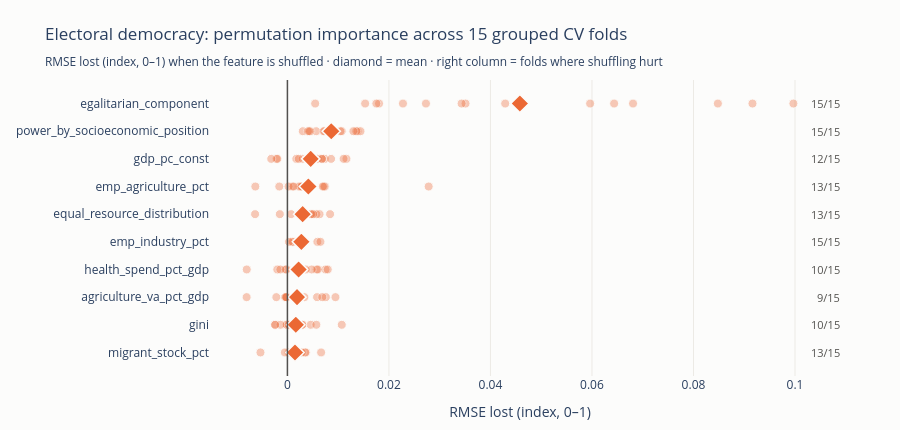

Source (notebook cell):
### Code cell
importance_plot(imp_dem, ORANGE, "Electoral democracy", "RMSE lost (index, 0–1)")

### Figure 1 — Plotly figure (JSON) as saved in the notebook; plotly's stock layout.template omitted (floating-point values rounded to 4 significant figures)
{"data": [{"hovertemplate": "%{y}<br>fold: %{x:.3f}<extra></extra>", "marker": {"color": "#eb6834", "line": {"color": "#fcfcfb", "width": 1}, "opacity": 0.35, "size": 9}, "mode": "markers", "showlegend": false, "type": "scatter", "x": [0.006638, 0.001313, 0.001261, -0.005307, 0.001547, 0.001596, 0.001379, 0.0002073, 0.002252, 0.003615, 0.0004353, -0.0004964, 0.003497, 0.002825, 0.0016], "y": ["migrant_stock_pct", "migrant_stock_pct", "migrant_stock_pct", "migrant_stock_pct", "migrant_stock_pct", "migrant_stock_pct", "migrant_stock_pct", "migrant_stock_pct", "migrant_stock_pct", "migrant_stock_pct", "migrant_stock_pct", "migrant_stock_pct", "migrant_stock_pct", "migrant_stock_pct", "migrant_stock_pct"]}, {"hovertemplate": "%{y}<br>fold: %{x:.3f}<extra></extra>", "marker": {"color": "#eb6834", "line": {"color": "#fcfcfb", "width": 1}, "opacity": 0.35, "size": 9}, "mode": "markers", "showlegend": false, "type": "scatter", "x": [0.002896, 0.004583, -0.0001472, 0.0004078, -0.0001081, -0.002388, 0.01071, -0.001364, 0.001394, 0.001272, 0.0002586, -0.002445, 0.002941, 0.005705, 0.001056], "y": ["gini", "gini", "gini", "gini", "gini", "gini", "gini", "gini", "gini", "gini", "gini", "gini", "gini", "gini", "gini"]}, {"hovertemplate": "%{y}<br>fold: %{x:.3f}<extra></extra>", "marker": {"color": "#eb6834", "line": {"color": "#fcfcfb", "width": 1}, "opacity": 0.35, "size": 9}, "mode": "markers", "showlegend": false, "type": "scatter", "x": [0.003345, 0.002549, -0.008037, 0.007567, 0.005838, 0.006872, -0.0002329, -0.0001697, 0.001381, 0.001366, 0.009465, 0.001382, -0.0004754, -0.0002395, -0.002183], "y": ["agriculture_va_pct_gdp", "agriculture_va_pct_gdp", "agriculture_va_pct_gdp", "agriculture_va_pct_gdp", "agriculture_va_pct_gdp", "agriculture_va_pct_gdp", "agriculture_va_pct_gdp", "agriculture_va_pct_gdp", "agriculture_va_pct_gdp", "agriculture_va_pct_gdp", "agriculture_va_pct_gdp", "agriculture_va_pct_gdp", "agriculture_va_pct_gdp", "agriculture_va_pct_gdp", "agriculture_va_pct_gdp"]}, {"hovertemplate": "%{y}<br>fold: %{x:.3f}<extra></extra>", "marker": {"color": "#eb6834", "line": {"color": "#fcfcfb", "width": 1}, "opacity": 0.35, "size": 9}, "mode": "markers", "showlegend": false, "type": "scatter", "x": [0.002638, 0.002068, -0.008015, 0.005756, 0.007504, 0.005985, -0.001996, 0.002514, -0.0001876, 0.004785, 0.007946, 0.002147, -0.0003299, -0.001395, 0.003622], "y": ["health_spend_pct_gdp", "health_spend_pct_gdp", "health_spend_pct_gdp", "health_spend_pct_gdp", "health_spend_pct_gdp", "health_spend_pct_gdp", "health_spend_pct_gdp", "health_spend_pct_gdp", "health_spend_pct_gdp", "health_spend_pct_gdp", "health_spend_pct_gdp", "health_spend_pct_gdp", "health_spend_pct_gdp", "health_spend_pct_gdp", "health_spend_pct_gdp"]}, {"hovertemplate": "%{y}<br>fold: %{x:.3f}<extra></extra>", "marker": {"color": "#eb6834", "line": {"color": "#fcfcfb", "width": 1}, "opacity": 0.35, "size": 9}, "mode": "markers", "showlegend": false, "type": "scatter", "x": [0.00291, 0.0009276, 0.002745, 0.005901, 0.003027, 0.002015, 0.003479, 0.001955, 0.00275, 0.003107, 0.00651, 0.001077, 0.0003057, 0.002167, 0.002326], "y": ["emp_industry_pct", "emp_industry_pct", "emp_industry_pct", "emp_industry_pct", "emp_industry_pct", "emp_industry_pct", "emp_industry_pct", "emp_industry_pct", "emp_industry_pct", "emp_industry_pct", "emp_industry_pct", "emp_industry_pct", "emp_industry_pct", "emp_industry_pct", "emp_industry_pct"]}, {"hovertemplate": "%{y}<br>fold: %{x:.3f}<extra></extra>", "marker": {"color": "#eb6834", "line": {"color": "#fcfcfb", "width": 1}, "opacity": 0.35, "size": 9}, "mode": "markers", "showlegend": false, "type": "scatter", "x": [0.004736, 0.003179, -0.00637, 0.002965, 0.008406, 0.006331, 0.002792, 0.002352, 0.0007264, 0.005732, 0.004638, 0.003263, -0.001497, 0.002653, 0.005068], "y": ["equal_resource_distribution", "equal_resource_distribution", "equal_resource_distribution", "equal_resource_distribution", "equal_resource_distribution", "equal_resource_distribution", "equal_resource_distribution", "equal_resource_distribution", "equal_resource_distribution", "equal_resource_distribution", "equal_resource_distribution", "equal_resource_distribution", "equal_resource_distribution", "equal_resource_distribution", "equal_resource_distribution"]}, {"hovertemplate": "%{y}<br>fold: %{x:.3f}<extra></extra>", "marker": {"color": "#eb6834", "line": {"color": "#fcfcfb", "width": 1}, "opacity": 0.35, "size": 9}, "mode": "markers", "showlegend": false, "type": "scatter", "x": [0.002321, 0.007382, -0.006319, 0.007212, 0.0009582, 0.003822, 0.002946, 0.002512, 0.0002144, 0.003623, 0.00698, -0.001602, 0.001223, 0.02783, 0.002797], "y": ["emp_agriculture_pct", "emp_agriculture_pct", "emp_agriculture_pct", "emp_agriculture_pct", "emp_agriculture_pct", "emp_agriculture_pct", "emp_agriculture_pct", "emp_agriculture_pct", "emp_agriculture_pct", "emp_agriculture_pct", "emp_agriculture_pct", "emp_agriculture_pct", "emp_agriculture_pct", "emp_agriculture_pct", "emp_agriculture_pct"]}, {"hovertemplate": "%{y}<br>fold: %{x:.3f}<extra></extra>", "marker": {"color": "#eb6834", "line": {"color": "#fcfcfb", "width": 1}, "opacity": 0.35, "size": 9}, "mode": "markers", "showlegend": false, "type": "scatter", "x": [0.005597, 0.01163, -0.00215, 0.00737, 0.005978, 0.001754, 0.01107, 0.005266, -0.001981, 0.006813, 0.008599, -0.003186, 0.003001, 0.00223, 0.006779], "y": ["gdp_pc_const", "gdp_pc_const", "gdp_pc_const", "gdp_pc_const", "gdp_pc_const", "gdp_pc_const", "gdp_pc_const", "gdp_pc_const", "gdp_pc_const", "gdp_pc_const", "gdp_pc_const", "gdp_pc_const", "gdp_pc_const", "gdp_pc_const", "gdp_pc_const"]}, {"hovertemplate": "%{y}<br>fold: %{x:.3f}<extra></extra>", "marker": {"color": "#eb6834", "line": {"color": "#fcfcfb", "width": 1}, "opacity": 0.35, "size": 9}, "mode": "markers", "showlegend": false, "type": "scatter", "x": [0.01382, 0.0107, 0.005675, 0.007313, 0.01045, 0.0144, 0.008684, 0.003028, 0.00452, 0.007146, 0.01356, 0.013, 0.004032, 0.004308, 0.008926], "y": ["power_by_socioeconomic_position", "power_by_socioeconomic_position", "power_by_socioeconomic_position", "power_by_socioeconomic_position", "power_by_socioeconomic_position", "power_by_socioeconomic_position", "power_by_socioeconomic_position", "power_by_socioeconomic_position", "power_by_socioeconomic_position", "power_by_socioeconomic_position", "power_by_socioeconomic_position", "power_by_socioeconomic_position", "power_by_socioeconomic_position", "power_by_socioeconomic_position", "power_by_socioeconomic_position"]}, {"hovertemplate": "%{y}<br>fold: %{x:.3f}<extra></extra>", "marker": {"color": "#eb6834", "line": {"color": "#fcfcfb", "width": 1}, "opacity": 0.35, "size": 9}, "mode": "markers", "showlegend": false, "type": "scatter", "x": [0.06437, 0.05964, 0.005467, 0.04291, 0.0351, 0.03432, 0.09968, 0.01805, 0.09162, 0.02276, 0.06809, 0.01752, 0.01531, 0.08481, 0.0273], "y": ["egalitarian_component", "egalitarian_component", "egalitarian_component", "egalitarian_component", "egalitarian_component", "egalitarian_component", "egalitarian_component", "egalitarian_component", "egalitarian_component", "egalitarian_component", "egalitarian_component", "egalitarian_component", "egalitarian_component", "egalitarian_component", "egalitarian_component"]}, {"hovertemplate": "%{y}<br><b>mean: %{x:.3f}</b><extra></extra>", "marker": {"color": "#eb6834", "line": {"color": "#fcfcfb", "width": 1.5}, "size": 14, "symbol": "diamond"}, "mode": "markers", "showlegend": false, "type": "scatter", "x": [0.001491, 0.001651, 0.001895, 0.002203, 0.002747, 0.002998, 0.004126, 0.004585, 0.008637, 0.0458], "y": ["migrant_stock_pct", "gini", "agriculture_va_pct_gdp", "health_spend_pct_gdp", "emp_industry_pct", "equal_resource_distribution", "emp_agriculture_pct", "gdp_pc_const", "power_by_socioeconomic_position", "egalitarian_component"]}], "layout": {"annotations": [{"font": {"color": "#52514e", "size": 11}, "showarrow": false, "text": "13/15", "x": 1.02, "xref": "paper", "y": "migrant_stock_pct"}, {"font": {"color": "#52514e", "size": 11}, "showarrow": false, "text": "10/15", "x": 1.02, "xref": "paper", "y": "gini"}, {"font": {"color": "#52514e", "size": 11}, "showarrow": false, "text": "9/15", "x": 1.02, "xref": "paper", "y": "agriculture_va_pct_gdp"}, {"font": {"color": "#52514e", "size": 11}, "showarrow": false, "text": "10/15", "x": 1.02, "xref": "paper", "y": "health_spend_pct_gdp"}, {"font": {"color": "#52514e", "size": 11}, "showarrow": false, "text": "15/15", "x": 1.02, "xref": "paper", "y": "emp_industry_pct"}, {"font": {"color": "#52514e", "size": 11}, "showarrow": false, "text": "13/15", "x": 1.02, "xref": "paper", "y": "equal_resource_distribution"}, {"font": {"color": "#52514e", "size": 11}, "showarrow": false, "text": "13/15", "x": 1.02, "xref": "paper", "y": "emp_agriculture_pct"}, {"font": {"color": "#52514e", "size": 11}, "showarrow": false, "text": "12/15", "x": 1.02, "xref": "paper", "y": "gdp_pc_const"}, {"font": {"color": "#52514e", "size": 11}, "showarrow": false, "text": "15/15", "x": 1.02, "xref": "paper", "y": "power_by_socioeconomic_position"}, {"font": {"color": "#52514e", "size": 11}, "showarrow": false, "text": "15/15", "x": 1.02, "xref": "paper", "y": "egalitarian_component"}], "height": 430, "margin": {"b": 50, "l": 210, "r": 70, "t": 80}, "paper_bgcolor": "#fcfcfb", "plot_bgcolor": "#fcfcfb", "shapes": [{"line": {"color": "#52514e", "width": 1.5}, "type": "line", "x0": 0, "x1": 0, "xref": "x", "y0": 0, "y1": 1, "yref": "y domain"}], "title": {"text": "Electoral democracy: permutation importance across 15 grouped CV folds<br><sub>RMSE lost (index, 0–1) when the feature is shuffled · diamond = mean · right column = folds where shuffling hurt</sub>"}, "xaxis": {"gridcolor": "#eceae5", "title": {"text": "RMSE lost (index, 0–1)"}, "zeroline": false}, "yaxis": {"gridcolor": "rgba(0,0,0,0)"}}}
